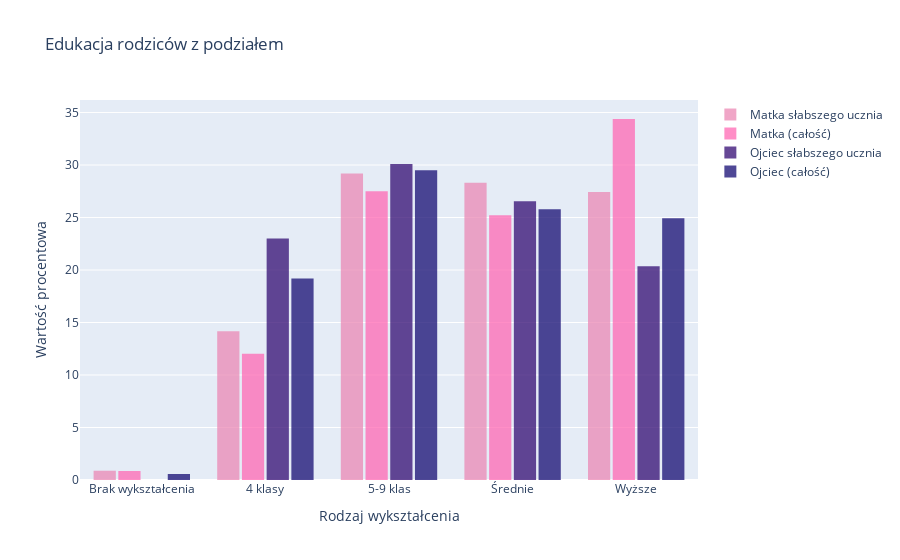

Source (notebook cell):
### Markdown cell above
W przypadku rodziców uczniów słabszych dla obu płci dominuje grupa osób z wykształceniem powyżej 4 klasy i bez średniego wykształcenia. Te grupy stanowi 29% matek i 30% ojców. Z wykresu można odczytać, że 55% matek stanowią osoby z wykształceniem przynajmniej średnim. W przypadku ojców taką grupę stanowi około 47% wszystkich mężczyzn. Poniżej przedstawiono porównanie wykresów całej szkoły z wyodrębnioną grupą rodziców słabszych uczniów.

### Code cell
fig = go.Figure()
fig.add_trace(go.Histogram(
    x=daneS.Medu,
    histnorm='percent',
    name='Matka słabszego ucznia', # name used in legend and hover labels
    marker_color='#EB89B5',
    opacity=0.75
))



fig.add_trace(go.Histogram(
    x=dane.Medu,
    histnorm='percent',
    name='Matka (całość)', # name used in legend and hover labels
    marker_color='#FF69B4',
    opacity=0.75
))

fig.add_trace(go.Histogram(
    x=daneS.Fedu,
    histnorm='percent',
    name='Ojciec słabszego ucznia',
    marker_color='#330C73',
    opacity=0.75
))

fig.add_trace(go.Histogram(
    x=dane.Fedu,
    histnorm='percent',
    name='Ojciec (całość)',
    marker_color='#150C73',
    opacity=0.75
))





fig.update_layout(
    title_text='Edukacja rodziców z podziałem', # title of plot
    xaxis_title_text='Rodzaj wykształcenia', # xaxis label
    yaxis_title_text='Wartość procentowa', # yaxis label
    bargap=0.2, # gap between bars of adjacent location coordinates
    bargroupgap=0.1, # gap between bars of the same location coordinates
    xaxis={'categoryorder':'array', 'categoryarray':['Brak wykształcenia','4 klasy','5-9 klas','Średnie','Wyższe']}
    
)



fig.show()

### Figure 1 — Plotly figure (JSON) as saved in the notebook; plotly's stock layout.template omitted (floating-point values rounded to 4 significant figures; data arrays with more than 128 entries replaced by an {"elided": "..."} marker saying what was removed)
{"data": [{"histnorm": "percent", "marker": {"color": "#EB89B5"}, "name": "Matka słabszego ucznia", "opacity": 0.75, "type": "histogram", "x": ["Wyższe", "4 klasy", "Wyższe", "Wyższe", "Średnie", "5-9 klas", "5-9 klas", "5-9 klas", "5-9 klas", "Wyższe", "Wyższe", "4 klasy", "4 klasy", "Wyższe", "Średnie", "5-9 klas", "4 klasy", "Średnie", "Średnie", "Wyższe", "5-9 klas", "Wyższe", "Średnie", "Średnie", "Wyższe", "Wyższe", "Średnie", "5-9 klas", "5-9 klas", "4 klasy", "5-9 klas", "Brak wykształcenia", "5-9 klas", "Średnie", "4 klasy", "Średnie", "Wyższe", "Średnie", "Średnie", "Wyższe", "5-9 klas", "5-9 klas", "Średnie", "Wyższe", "4 klasy", "Średnie", "5-9 klas", "5-9 klas", "Średnie", "4 klasy", "4 klasy", "5-9 klas", "Średnie", "4 klasy", "Średnie", "Wyższe", "Średnie", "Wyższe", "Wyższe", "Średnie", "Średnie", "4 klasy", "4 klasy", "5-9 klas", "Średnie", "Średnie", "Wyższe", "Średnie", "5-9 klas", "Wyższe", "Średnie", "5-9 klas", "5-9 klas", "4 klasy", "Średnie", "5-9 klas", "Wyższe", "4 klasy", "5-9 klas", "Wyższe", "5-9 klas", "Średnie", "Średnie", "Średnie", "5-9 klas", "5-9 klas", "4 klasy", "5-9 klas", "Wyższe", "Średnie", "5-9 klas", "5-9 klas", "Średnie", "Średnie", "Wyższe", "Wyższe", "Wyższe", "Wyższe", "Wyższe", "Wyższe", "4 klasy", "5-9 klas", "Wyższe", "5-9 klas", "Wyższe", "5-9 klas", "Średnie", "5-9 klas", "5-9 klas", "Średnie", "Wyższe", "5-9 klas", "Wyższe"]}, {"histnorm": "percent", "marker": {"color": "#FF69B4"}, "name": "Matka (całość)", "opacity": 0.75, "type": "histogram", "x": {"elided": "349 str values"}}, {"histnorm": "percent", "marker": {"color": "#330C73"}, "name": "Ojciec słabszego ucznia", "opacity": 0.75, "type": "histogram", "x": ["Wyższe", "4 klasy", "Wyższe", "Wyższe", "5-9 klas", "Wyższe", "5-9 klas", "Średnie", "5-9 klas", "Średnie", "Wyższe", "5-9 klas", "5-9 klas", "Średnie", "4 klasy", "5-9 klas", "4 klasy", "Wyższe", "5-9 klas", "Wyższe", "5-9 klas", "Wyższe", "Średnie", "4 klasy", "Średnie", "Wyższe", "5-9 klas", "5-9 klas", "4 klasy", "Średnie", "5-9 klas", "4 klasy", "5-9 klas", "Wyższe", "4 klasy", "Wyższe", "Wyższe", "Wyższe", "Średnie", "Średnie", "5-9 klas", "4 klasy", "5-9 klas", "Wyższe", "4 klasy", "5-9 klas", "Średnie", "4 klasy", "5-9 klas", "5-9 klas", "4 klasy", "5-9 klas", "Wyższe", "Średnie", "Średnie", "Średnie", "Średnie", "5-9 klas", "Średnie", "Średnie", "Średnie", "4 klasy", "5-9 klas", "5-9 klas", "Wyższe", "4 klasy", "Średnie", "Średnie", "5-9 klas", "Średnie", "Średnie", "Średnie", "4 klasy", "4 klasy", "4 klasy", "4 klasy", "Wyższe", "4 klasy", "5-9 klas", "Średnie", "4 klasy", "4 klasy", "Średnie", "5-9 klas", "4 klasy", "4 klasy", "4 klasy", "5-9 klas", "Średnie", "Średnie", "5-9 klas", "4 klasy", "Średnie", "5-9 klas", "Wyższe", "Wyższe", "4 klasy", "Wyższe", "Średnie", "Wyższe", "5-9 klas", "4 klasy", "Średnie", "5-9 klas", "Wyższe", "5-9 klas", "Średnie", "5-9 klas", "5-9 klas", "5-9 klas", "Wyższe", "5-9 klas", "Średnie"]}, {"histnorm": "percent", "marker": {"color": "#150C73"}, "name": "Ojciec (całość)", "opacity": 0.75, "type": "histogram", "x": {"elided": "349 str values"}}], "layout": {"bargap": 0.2, "bargroupgap": 0.1, "title": {"text": "Edukacja rodziców z podziałem"}, "xaxis": {"categoryarray": ["Brak wykształcenia", "4 klasy", "5-9 klas", "Średnie", "Wyższe"], "categoryorder": "array", "title": {"text": "Rodzaj wykształcenia"}}, "yaxis": {"title": {"text": "Wartość procentowa"}}}}
